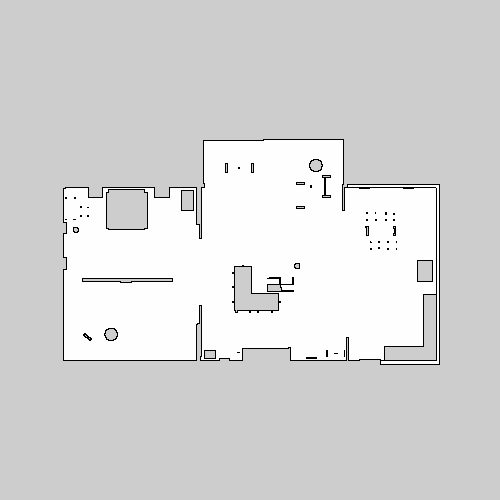
#> input picture map.bmp, 500 x 500 px
$ python 'A*_algo.py'
#> lines starting #> are read from the running program, lines starting #| are printed output that depends on the picture; after the words box and inside, x2 and y2 are one past the last pixel; in counts of white or black regions, pixels touching at a corner belong together
#! /usr/bin/env python3
import numpy as np
import cv2
from heapq import heappop, heappush
import matplotlib.pyplot as plt

def load_maze(image_path):
#> called with image_path = 'map.bmp'
    image = cv2.imread(image_path, cv2.IMREAD_GRAYSCALE)
#> image is the input picture: shape (500, 500); min 0, max 254, mean 214.5
    _, binary_maze = cv2.threshold(image, 127, 1, cv2.THRESH_BINARY_INV)
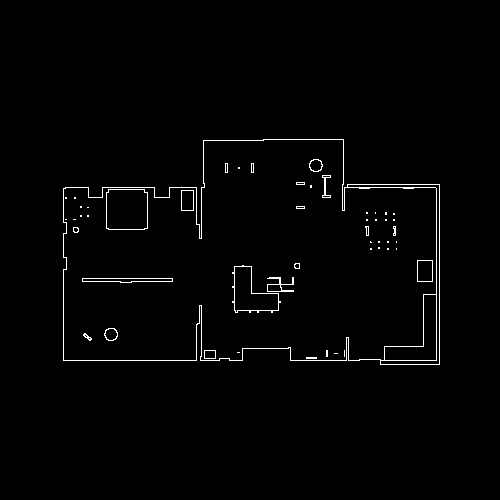
#> binary_maze: shape (500, 500); values 0 (black) and 1 (white), 1.4% white in thin lines or dots, all inside (x1, y1, x2, y2) = (63, 139, 440, 365)
    return binary_maze, image

def heuristic(a, b):
    # Manhattan distance heuristic
    return abs(a[0] - b[0]) + abs(a[1] - b[1])

def a_star(maze, start, goal):
#> called with start = (288, 429), goal = (278, 70)
    rows, cols = maze.shape
#> rows = 500; cols = 500
    open_set = []
    heappush(open_set, (0, start))
    came_from = {}
    g_score = {start: 0}
    f_score = {start: heuristic(start, goal)}
    directions = [(0, 1), (1, 0), (0, -1), (-1, 0)]

    while open_set:
        _, current = heappop(open_set)

        if current == goal:
            path = []
            while current in came_from:
                path.append(current)
                current = came_from[current]
            path.append(start)
            return path[::-1]

        for dx, dy in directions:
            neighbor = (current[0] + dx, current[1] + dy)
            if 0 <= neighbor[0] < rows and 0 <= neighbor[1] < cols and maze[neighbor] == 0:
                tentative_g_score = g_score[current] + 1

                if neighbor not in g_score or tentative_g_score < g_score[neighbor]:
                    came_from[neighbor] = current
                    g_score[neighbor] = tentative_g_score
                    f_score[neighbor] = tentative_g_score + heuristic(neighbor, goal)
                    heappush(open_set, (f_score[neighbor], neighbor))

    return []

def get_corner_points(path):
    corners = [path[0]]
    for i in range(1, len(path) - 1):
        prev = path[i - 1]
        curr = path[i]
        next_ = path[i + 1]
        if (curr[0] - prev[0], curr[1] - prev[1]) != (next_[0] - curr[0], next_[1] - curr[1]):
            corners.append(curr)
    corners.append(path[-1])
    return corners

def visualize_path(maze_image, path, corners):
    path = np.array(path)
    corners = np.array(corners)

    color_maze = cv2.cvtColor(maze_image, cv2.COLOR_GRAY2BGR)

    for point in path:
        color_maze[point[0], point[1]] = (255, 0, 0)

    for point in corners:
        cv2.circle(color_maze, (point[1], point[0]), 2, (0, 255, 0), -1)

    # Display the maze with the path
    plt.figure(figsize=(10, 10))
    plt.title("Path Visualization")
    plt.imshow(color_maze[..., ::-1])
    plt.axis("off")
    plt.show()

if __name__ == "__main__":
    maze, maze_image = load_maze("map.bmp")
    start = (288, 429)
    goal = (278, 70)

    path = a_star(maze, start, goal)
#> path = 398 pairs, first value 264 to 288, second value 70 to 429
    if path:
        corners = get_corner_points(path)
#> in get_corner_points, `corners = [path[0]]`: corners = [(288, 429)]
#> the loop in get_corner_points, `for i in range(1, len(path) - 1):` made 396 passes
#> (prev, curr, next_) on passes 1 to 3: ((288, 429), (287, 429), (286, 429)), ((287, 429), (286, 429), (285, 429)), ((286, 429), (285, 429), (284, 429))
#> after the loop in get_corner_points, `for i in range(1, len(path) - 1):`: corners = [(288, 429), (282, 429), (282, 416), (278, 416), (278, 294), (276, 294), (276, 252), (265, 252), (265, 244), (264, 244), (264, 70)]
#> corners = [(288, 429), (282, 429), (282, 416), (278, 416), (278, 294), (276, 294), (276, 252), (265, 252), (265, 244), (264, 244), (264, 70), (278, 70)]
        print("Corners of the path:", corners)
#| Corners of the path: [(288, 429), (282, 429), (282, 416), (278, 416), (278, 294), (276, 294), (276, 252), (265, 252), (265, 244), (264, 244), (264, 70), (278, 70)]
        visualize_path(maze_image, path, corners)
#> in visualize_path, `corners = np.array(corners)`: corners = [[288, 429], [282, 429], [282, 416], [278, 416], [278, 294], [276, 294], [276, 252], [265, 252], [265, 244], [264, 244], [264, 70], [278, 70]]
#> the loop in visualize_path, `for point in path:` made 398 passes
#> point on passes 1 to 3: [288, 429], [287, 429], [286, 429]
#> after the loop in visualize_path, `for point in path:`:
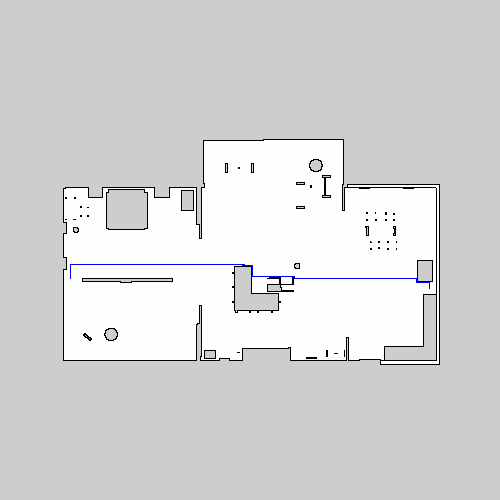
#> color_maze: shape (500, 500, 3); 0.16% of pixels changed, all inside (x1, y1, x2, y2) = (70, 264, 430, 289)
#> the loop in visualize_path, `for point in corners:` made 12 passes
#> after the loop in visualize_path, `for point in corners:`:
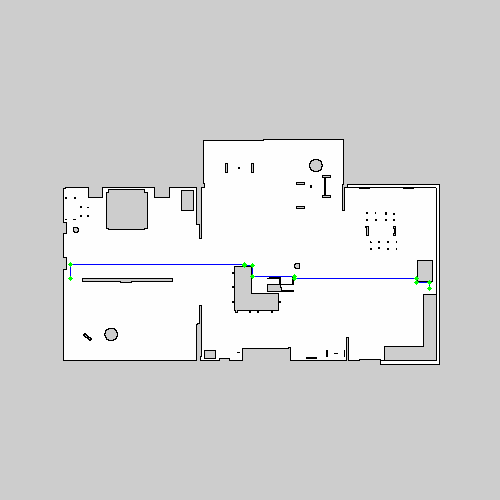
#> color_maze: shape (500, 500, 3); 0.06% of pixels changed, all inside (x1, y1, x2, y2) = (68, 262, 432, 291)
    else:
        print("No path found.")
